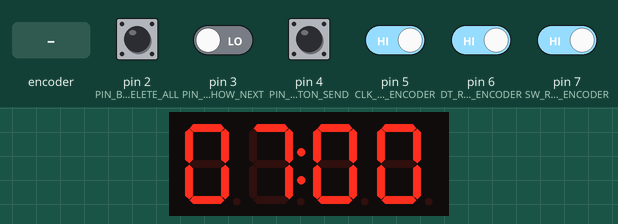
Simulated run of this sketch. Board: Arduino Uno, built with avr-gcc and run on an emulated ATmega328P. On the bench: 4-digit seven-segment display. The inputs (shaded band) are chosen by the test bench; at power-on: pin 5 (CLK_ROTARY_ENCODER), pin 6 (DT_ROTARY_ENCODER), pin 7 (SW_ROTARY_ENCODER) HIGH, pin 2 (PIN_BUTTON_DELETE_ALL), pin 3 (PIN_BUTTON_SHOW_NEXT), pin 4 (PIN_BUTTON_SEND) LOW.

Above: at 1.2 s.
1.3 s: pin 2 (PIN_BUTTON_DELETE_ALL) pulled HIGH for 1 s
At 2.2 s:
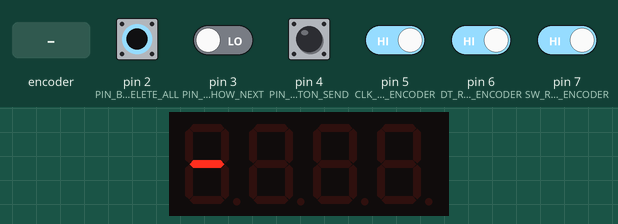
3.9 s: rotary encoder on pin 5 (CLK_ROTARY_ENCODER) / pin 6 (DT_ROTARY_ENCODER) turned 1 step (first pin leading)
At 4.2 s:
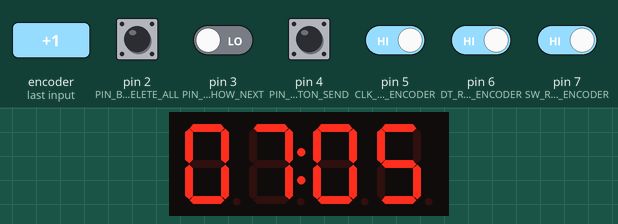
5.6 s: rotary encoder on pin 5 (CLK_ROTARY_ENCODER) / pin 6 (DT_ROTARY_ENCODER) turned 1 step (first pin leading)
At 6.7 s:
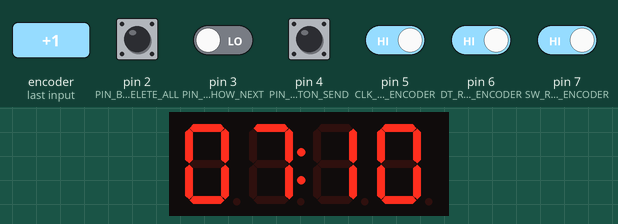
7.3 s: pin 2 (PIN_BUTTON_DELETE_ALL) driven HIGH and pin 3 (PIN_BUTTON_SHOW_NEXT) driven HIGH
At 10.1 s:
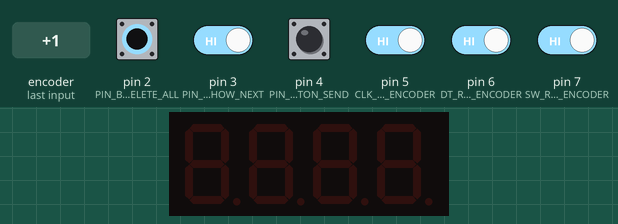
10.3 s: pin 2 (PIN_BUTTON_DELETE_ALL) driven LOW
At 11.6 s:
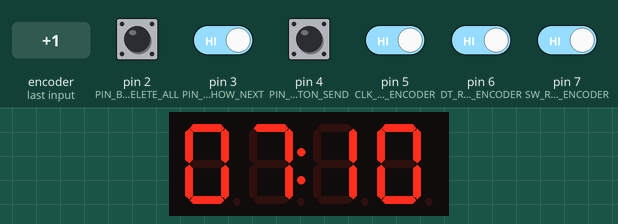
12.2 s: pin 2 (PIN_BUTTON_DELETE_ALL) driven HIGH
At 16.0 s:
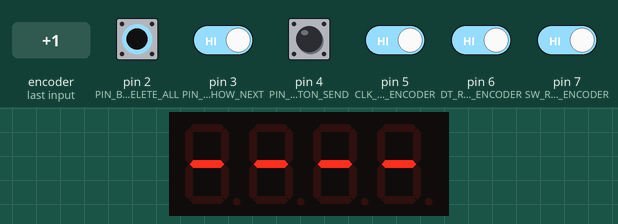
Timing chart, 0 to 16.2 s (numbered marks = the images above; inputs shaded):
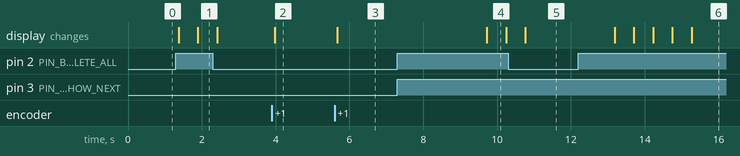

The sketch:

pi_clock_alarm_setter.ino
```cpp
#include <RCSwitch.h>
#include <Arduino.h>
#include <TM1637Display.h>


//7_SEGMENT_CLOCK
#define CLK_CLOCK 8
#define DIO_CLOCK 9

TM1637Display display(CLK_CLOCK, DIO_CLOCK);

uint8_t digit_0 = 0x3f;
uint8_t digit_1 = 0x06;
uint8_t digit_2 = 0x5b;
uint8_t digit_3 = 0x4f;
uint8_t digit_4 = 0x66;
uint8_t digit_5 = 0x6d;
uint8_t digit_6 = 0x7d;
uint8_t digit_7 = 0x07;
uint8_t digit_8 = 0x7f;
uint8_t digit_9 = 0x6f;
uint8_t segment_code_line = digit_8 - digit_0;

uint8_t points = 0x40;
uint8_t no_points = 0x80;

uint8_t clearDisplay[] = {0x00, 0x00, 0x00, 0x00};

//433MHz SENDER
RCSwitch rcSwitch = RCSwitch();
#define SEND_CODE_SET_ALARM 42//+ set time
#define SEND_CODE_SHOW_NEXT 33
#define SEND_CODE_DELETE_ALL 31
#define SEND_BITS 16
#define PIN_DATA 10

//ROTARY ENCODER
//pins
#define DT_ROTARY_ENCODER 6
#define CLK_ROTARY_ENCODER 5
#define SW_ROTARY_ENCODER 7
//variables
int rotaryEncoderPos = 0;
int lastPos = LOW;
int n = LOW;
int button = LOW;
int lastButton = LOW;

//BUTTONS
#define PIN_BUTTON_SEND 4
#define PIN_BUTTON_SHOW_NEXT 3
#define PIN_BUTTON_DELETE_ALL 2

void setup() {
  //set the rotary encoder inputs
  pinMode(CLK_ROTARY_ENCODER, INPUT_PULLUP);
  pinMode(DT_ROTARY_ENCODER, INPUT_PULLUP);
  pinMode(SW_ROTARY_ENCODER, INPUT_PULLUP);

  //set the button pins to input
  pinMode(PIN_BUTTON_SEND, INPUT);
  pinMode(PIN_BUTTON_SHOW_NEXT, INPUT);
  pinMode(PIN_BUTTON_DELETE_ALL, INPUT);

  //start with 0700 clock code
  rotaryEncoderPos = 7 * 60 / 5 + 1;

  //set the clock display brightness to (about) 50%
  display.setBrightness(3);

  //rc-switch sending on digital 10
  rcSwitch.enableTransmit(PIN_DATA);

  //start the serial connection (for debugging)
  Serial.begin(9600);
}

void loop() {
  //time encoded by rotary encoder
  getTimeSetterSignal();
  //button inputs for SEND, SHOW, DELETE
  getButtonInputs();

  //low delay for the rotary encoder (greater delays won't work good)
  delay(1);
}

void getTimeSetterSignal() {
  n = digitalRead(CLK_ROTARY_ENCODER);
  button = !digitalRead(SW_ROTARY_ENCODER);

  if (button != lastButton) {
    //Serial.print(rotaryEncoderPos);
    //Serial.print("|");
    //Serial.println(button);
    //delay(10);
    lastButton = button;
  }

  boolean updateClock = false;
  if ((lastPos == LOW) && (n == HIGH)) {
    if (digitalRead(DT_ROTARY_ENCODER) == LOW) {
      rotaryEncoderPos++;
      updateClock = true;
    }
    else {
      rotaryEncoderPos--;
      updateClock = true;
    }
    //Serial.print (rotaryEncoderPos);
    //Serial.print ("|");
    //Serial.println (button);
  }
  lastPos = n;

  if (updateClock) {
    updateClock = false;
    updateClockDisplay();
  }
}

void getButtonInputs() {
  if (digitalRead(PIN_BUTTON_SEND) == HIGH) {
    delay(50);//unbounce button
    if (digitalRead(PIN_BUTTON_SEND) == HIGH) {
      sendAlarmTime();
    }
  }
  if (digitalRead(PIN_BUTTON_SHOW_NEXT) == HIGH) {
    delay(50);//unbounce button
    if (digitalRead(PIN_BUTTON_SHOW_NEXT) == HIGH) {
      sendShowAlarmSignal();
    }
  }
  if (digitalRead(PIN_BUTTON_DELETE_ALL) == HIGH) {
    delay(50);//unbounce button
    if (digitalRead(PIN_BUTTON_DELETE_ALL) == HIGH) {
      //clear the display
      display.setSegments(clearDisplay);

      //load function for deleting
      uint8_t loadSegmentCode[] = {0x00, 0x00, 0x00, 0x00};
      for (int i = 0; i < 4; i++) {
        loadSegmentCode[i] = segment_code_line;
        delay(500);//load delete function
        if (digitalRead(PIN_BUTTON_DELETE_ALL) == HIGH) {
          display.setSegments(loadSegmentCode);
        }
        else {
          break;
        }
      }

      //end load and send the signal
      if (digitalRead(PIN_BUTTON_DELETE_ALL) == HIGH) {
        sendDeleteAllSignal();
      }
      updateClockDisplay();
    }
  }
}

//calculate the current time setting by the encoder position
int getTimeSet(int encoderPos) {
  const int maxTime = 24 * 60;
  int timeSet = encoderPos * 5;//5 minute steps

  //stay in 24 hour range
  while (timeSet < 0) {
    timeSet += maxTime;
  }
  timeSet = timeSet % maxTime;

  int hours = timeSet / 60;
  int minutes = timeSet % 60;

  //convert to string-like clock code
  timeSet = hours * 100 + minutes;

  return timeSet;
}

void updateClockDisplay() {
  int timeSet = getTimeSet(rotaryEncoderPos);
  display.showNumberDecEx(timeSet, points, true);//set the time (with clock points)
}

void sendAlarmTime() {
  int clockCode = getTimeSet(rotaryEncoderPos);
  int sendCode = SEND_CODE_SET_ALARM + clockCode;

  //send serval times and hope the 433MHz receiver gets at least one of them
  for (int i = 0; i < 5; i++) {
    rcSwitch.send(sendCode, SEND_BITS);
    delay(10);
  }
}

void sendShowAlarmSignal() {
  //send serval times and hope the 433MHz receiver gets at least one of them
  for (int i = 0; i < 5; i++) {
    rcSwitch.send(SEND_CODE_SHOW_NEXT, SEND_BITS);
    delay(10);
  }
}

void sendDeleteAllSignal() {
  //send serval times and hope the 433MHz receiver gets at least one of them
  for (int i = 0; i < 5; i++) {
    rcSwitch.send(SEND_CODE_DELETE_ALL, SEND_BITS);
    delay(10);
  }
}
```

Measured:
- after the input at 1.3 s, the display: first changes after 0.07 s (image 1 shows a later state)
- after the input at 3.9 s, the display: changes after 0.07 s (image 2)
- after the input at 5.6 s, the display: changes after 0.07 s (image 3)
- after the input at 7.3 s, the display: changes after 2.4 s (image 4)
- after the input at 10.3 s, the display: changes after 0.46 s (image 5)
- after the input at 12.2 s, the display: first changes after 0.99 s (image 6 shows a later state)
